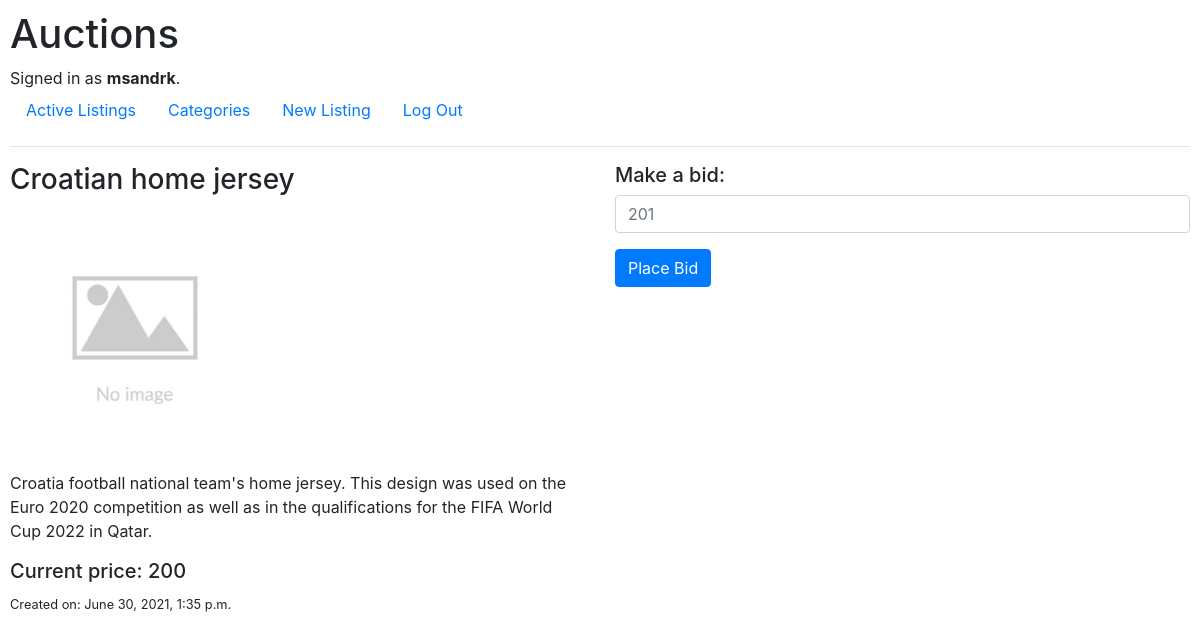
/listings/1 (signed in), run on the app's committed database.
### auctions/models.py (models this page shows, shortened)
class User(AbstractUser):
    pass

class Listing(models.Model):
    LISTING_CATEGORIES = [
        ('FSHN', 'Fashion'),
        ('TYS', 'Toys'),
        ('ELCTRNCS', 'Electronics'),
        ('HM', 'Home'),
        ('SPRTS', 'Sports'),
        ('OTHR', 'Other')
    ]
    title = models.CharField(max_length=64)
    description = models.TextField()
    image_url = models.URLField(blank=True)
    category = models.CharField(max_length=64, choices=LISTING_CATEGORIES, default='OTHR')
    owner = models.ForeignKey(User, on_delete=models.CASCADE, related_name="user_listings")
    starting_price = models.PositiveIntegerField()
    created = models.DateTimeField(auto_now_add=True)
    highest_bid = models.ForeignKey(Bid, null=True, blank=True, on_delete=models.SET_NULL)
    active = models.BooleanField(default=True)

### auctions/views.py (the view)
# urls.py: path("listings/<int:listing_id>", views.listing, name="listing"),
def listing(request: HttpRequest, listing_id: int) -> HttpResponse:
    try:
        listing = Listing.objects.get(pk=listing_id)
        return render(request, 'auctions/listing.html', {
        "listing": Listing.objects.get(pk=listing_id)
        })
    except Listing.DoesNotExist:
        return HttpResponseNotFound('No such listing!')
    except Listing.MultipleObjectsReturned:
        return HttpResponseServerError('Sorry! Something bad happened, please try again later!')

### auctions/templates/auctions/listing.html (shortened to what this page needs)
{% extends 'auctions/layout.html' %}
{% block body %}
    {% with curr_price=listing.highest_bid.amount|default:listing.starting_price %}
        <div class="row">
            <div class="col-6">
                <h3>{{ listing.title }}</h3>
                <article>
                    {% with img_url=listing.image_url|default:'/static/imgs/no_image_available.jpg' %}
                    <p><img src='{{ img_url }}' witdh="250" height="250"></p>
                    {% endwith %}
                    <p>{{ listing.description }}</p>
                    <h5>Current price: {{ curr_price }}</h5>
                    <small>Created on: {{ listing.created }}</small>
                </article>
            </div>
            <div class="col-6">
                {% if not user.is_authenticated %}
                    <p>
                        <br>
                        <a href="{% url 'login' %}">Log In</a> to place a bid for this item.
                        <br>
                        Don't have an account? <a href="{% url 'register' %}">Register now.</a>
                    </p>
                {% elif user != listing.owner %}
                    {% with min_bid=curr_price|add:'1' %}
                    <h5>Make a bid:</h5>
                    <form action="{% url 'new_bid' listing.id %}" method="POST">
                        <div class="form-group">
                            <input required class="form-control" type="number" name="bid_amount" min="{{min_bid}}" placeholder="{{min_bid}}">
                        </div>
                        <input class="btn btn-primary" type="submit" value="Place Bid">
                    </form>
                    {% endwith %}
                {% else %}
                    <p>TODO: Enable closing this auction!</p>
                {% endif %}
            </div>
        </div>
    {% endwith %}
{% endblock %}

### auctions/templates/auctions/layout.html (shortened to what this page needs)
{% load static %}
<!DOCTYPE html>
<html lang="en">
    <head>
        <link rel="stylesheet" href="https://stackpath.bootstrapcdn.com/bootstrap/4.4.1/css/bootstrap.min.css">
        <link href="{% static 'auctions/styles.css' %}" rel="stylesheet">
    </head>
    <body>
        <h1>Auctions</h1>
        <div>
            {% if user.is_authenticated %}
                Signed in as <strong>{{ user.username }}</strong>.
            {% else %}
                Not signed in.
            {% endif %}
        </div>
        <ul class="nav">
            <li class="nav-item">
                <a class="nav-link" href="{% url 'index' %}">Active Listings</a>
            </li>
            <li calss="nav-item">
                <a class="nav-link" href="{% url 'categories' %}">Categories</a>
            </li>
            {% if user.is_authenticated %}
                <li class="nav-item">
                    <a class="nav-link" href="{% url 'new_listing' %}">New Listing</a>
                </li>
                <li class="nav-item">
                    <a class="nav-link" href="{% url 'logout' %}">Log Out</a>
                </li>
            {% endif %}
        </ul>
        <hr>
        {% block body %}
        {% endblock %}
    </body>
</html>

### auctions/static/auctions/styles.css (style rules this page uses)
body { padding: 10px; }

### data on the page
User: username "msandrk"
Listing: title "Croatian home jersey", description "Croatia football national team's home jersey. This design was used on the Euro 2020 competition as well as in the qualifications for the FIFA World Cup 2022 in Qatar.", created "June 30, 2021, 1:35 p.m."

### other printed values
{{ curr_price }} "200"
